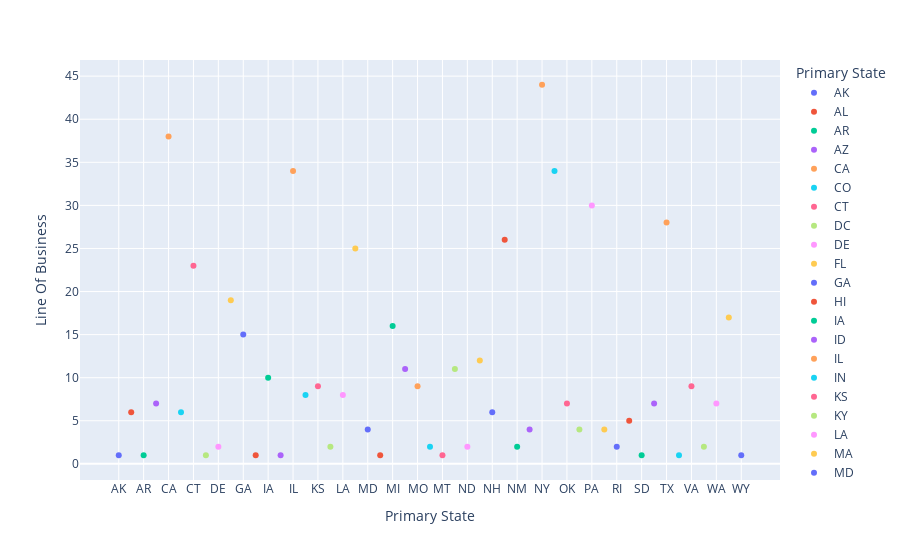

Source (notebook cell):
### Code cell
px.scatter(pc_data_grp, x="Primary State", y="Line Of Business", color="Primary State")

### Figure 1 — Plotly figure (JSON) as saved in the notebook; plotly's stock layout.template omitted (floating-point values rounded to 4 significant figures)
{"data": [{"hovertemplate": "Primary State=%{x}<br>Line Of Business=%{y}<extra></extra>", "legendgroup": "AK", "marker": {"color": "#636efa", "symbol": "circle"}, "mode": "markers", "name": "AK", "orientation": "v", "showlegend": true, "type": "scatter", "x": ["AK"], "xaxis": "x", "y": [1], "yaxis": "y"}, {"hovertemplate": "Primary State=%{x}<br>Line Of Business=%{y}<extra></extra>", "legendgroup": "AL", "marker": {"color": "#EF553B", "symbol": "circle"}, "mode": "markers", "name": "AL", "orientation": "v", "showlegend": true, "type": "scatter", "x": ["AL"], "xaxis": "x", "y": [6], "yaxis": "y"}, {"hovertemplate": "Primary State=%{x}<br>Line Of Business=%{y}<extra></extra>", "legendgroup": "AR", "marker": {"color": "#00cc96", "symbol": "circle"}, "mode": "markers", "name": "AR", "orientation": "v", "showlegend": true, "type": "scatter", "x": ["AR"], "xaxis": "x", "y": [1], "yaxis": "y"}, {"hovertemplate": "Primary State=%{x}<br>Line Of Business=%{y}<extra></extra>", "legendgroup": "AZ", "marker": {"color": "#ab63fa", "symbol": "circle"}, "mode": "markers", "name": "AZ", "orientation": "v", "showlegend": true, "type": "scatter", "x": ["AZ"], "xaxis": "x", "y": [7], "yaxis": "y"}, {"hovertemplate": "Primary State=%{x}<br>Line Of Business=%{y}<extra></extra>", "legendgroup": "CA", "marker": {"color": "#FFA15A", "symbol": "circle"}, "mode": "markers", "name": "CA", "orientation": "v", "showlegend": true, "type": "scatter", "x": ["CA"], "xaxis": "x", "y": [38], "yaxis": "y"}, {"hovertemplate": "Primary State=%{x}<br>Line Of Business=%{y}<extra></extra>", "legendgroup": "CO", "marker": {"color": "#19d3f3", "symbol": "circle"}, "mode": "markers", "name": "CO", "orientation": "v", "showlegend": true, "type": "scatter", "x": ["CO"], "xaxis": "x", "y": [6], "yaxis": "y"}, {"hovertemplate": "Primary State=%{x}<br>Line Of Business=%{y}<extra></extra>", "legendgroup": "CT", "marker": {"color": "#FF6692", "symbol": "circle"}, "mode": "markers", "name": "CT", "orientation": "v", "showlegend": true, "type": "scatter", "x": ["CT"], "xaxis": "x", "y": [23], "yaxis": "y"}, {"hovertemplate": "Primary State=%{x}<br>Line Of Business=%{y}<extra></extra>", "legendgroup": "DC", "marker": {"color": "#B6E880", "symbol": "circle"}, "mode": "markers", "name": "DC", "orientation": "v", "showlegend": true, "type": "scatter", "x": ["DC"], "xaxis": "x", "y": [1], "yaxis": "y"}, {"hovertemplate": "Primary State=%{x}<br>Line Of Business=%{y}<extra></extra>", "legendgroup": "DE", "marker": {"color": "#FF97FF", "symbol": "circle"}, "mode": "markers", "name": "DE", "orientation": "v", "showlegend": true, "type": "scatter", "x": ["DE"], "xaxis": "x", "y": [2], "yaxis": "y"}, {"hovertemplate": "Primary State=%{x}<br>Line Of Business=%{y}<extra></extra>", "legendgroup": "FL", "marker": {"color": "#FECB52", "symbol": "circle"}, "mode": "markers", "name": "FL", "orientation": "v", "showlegend": true, "type": "scatter", "x": ["FL"], "xaxis": "x", "y": [19], "yaxis": "y"}, {"hovertemplate": "Primary State=%{x}<br>Line Of Business=%{y}<extra></extra>", "legendgroup": "GA", "marker": {"color": "#636efa", "symbol": "circle"}, "mode": "markers", "name": "GA", "orientation": "v", "showlegend": true, "type": "scatter", "x": ["GA"], "xaxis": "x", "y": [15], "yaxis": "y"}, {"hovertemplate": "Primary State=%{x}<br>Line Of Business=%{y}<extra></extra>", "legendgroup": "HI", "marker": {"color": "#EF553B", "symbol": "circle"}, "mode": "markers", "name": "HI", "orientation": "v", "showlegend": true, "type": "scatter", "x": ["HI"], "xaxis": "x", "y": [1], "yaxis": "y"}, {"hovertemplate": "Primary State=%{x}<br>Line Of Business=%{y}<extra></extra>", "legendgroup": "IA", "marker": {"color": "#00cc96", "symbol": "circle"}, "mode": "markers", "name": "IA", "orientation": "v", "showlegend": true, "type": "scatter", "x": ["IA"], "xaxis": "x", "y": [10], "yaxis": "y"}, {"hovertemplate": "Primary State=%{x}<br>Line Of Business=%{y}<extra></extra>", "legendgroup": "ID", "marker": {"color": "#ab63fa", "symbol": "circle"}, "mode": "markers", "name": "ID", "orientation": "v", "showlegend": true, "type": "scatter", "x": ["ID"], "xaxis": "x", "y": [1], "yaxis": "y"}, {"hovertemplate": "Primary State=%{x}<br>Line Of Business=%{y}<extra></extra>", "legendgroup": "IL", "marker": {"color": "#FFA15A", "symbol": "circle"}, "mode": "markers", "name": "IL", "orientation": "v", "showlegend": true, "type": "scatter", "x": ["IL"], "xaxis": "x", "y": [34], "yaxis": "y"}, {"hovertemplate": "Primary State=%{x}<br>Line Of Business=%{y}<extra></extra>", "legendgroup": "IN", "marker": {"color": "#19d3f3", "symbol": "circle"}, "mode": "markers", "name": "IN", "orientation": "v", "showlegend": true, "type": "scatter", "x": ["IN"], "xaxis": "x", "y": [8], "yaxis": "y"}, {"hovertemplate": "Primary State=%{x}<br>Line Of Business=%{y}<extra></extra>", "legendgroup": "KS", "marker": {"color": "#FF6692", "symbol": "circle"}, "mode": "markers", "name": "KS", "orientation": "v", "showlegend": true, "type": "scatter", "x": ["KS"], "xaxis": "x", "y": [9], "yaxis": "y"}, {"hovertemplate": "Primary State=%{x}<br>Line Of Business=%{y}<extra></extra>", "legendgroup": "KY", "marker": {"color": "#B6E880", "symbol": "circle"}, "mode": "markers", "name": "KY", "orientation": "v", "showlegend": true, "type": "scatter", "x": ["KY"], "xaxis": "x", "y": [2], "yaxis": "y"}, {"hovertemplate": "Primary State=%{x}<br>Line Of Business=%{y}<extra></extra>", "legendgroup": "LA", "marker": {"color": "#FF97FF", "symbol": "circle"}, "mode": "markers", "name": "LA", "orientation": "v", "showlegend": true, "type": "scatter", "x": ["LA"], "xaxis": "x", "y": [8], "yaxis": "y"}, {"hovertemplate": "Primary State=%{x}<br>Line Of Business=%{y}<extra></extra>", "legendgroup": "MA", "marker": {"color": "#FECB52", "symbol": "circle"}, "mode": "markers", "name": "MA", "orientation": "v", "showlegend": true, "type": "scatter", "x": ["MA"], "xaxis": "x", "y": [25], "yaxis": "y"}, {"hovertemplate": "Primary State=%{x}<br>Line Of Business=%{y}<extra></extra>", "legendgroup": "MD", "marker": {"color": "#636efa", "symbol": "circle"}, "mode": "markers", "name": "MD", "orientation": "v", "showlegend": true, "type": "scatter", "x": ["MD"], "xaxis": "x", "y": [4], "yaxis": "y"}, {"hovertemplate": "Primary State=%{x}<br>Line Of Business=%{y}<extra></extra>", "legendgroup": "ME", "marker": {"color": "#EF553B", "symbol": "circle"}, "mode": "markers", "name": "ME", "orientation": "v", "showlegend": true, "type": "scatter", "x": ["ME"], "xaxis": "x", "y": [1], "yaxis": "y"}, {"hovertemplate": "Primary State=%{x}<br>Line Of Business=%{y}<extra></extra>", "legendgroup": "MI", "marker": {"color": "#00cc96", "symbol": "circle"}, "mode": "markers", "name": "MI", "orientation": "v", "showlegend": true, "type": "scatter", "x": ["MI"], "xaxis": "x", "y": [16], "yaxis": "y"}, {"hovertemplate": "Primary State=%{x}<br>Line Of Business=%{y}<extra></extra>", "legendgroup": "MN", "marker": {"color": "#ab63fa", "symbol": "circle"}, "mode": "markers", "name": "MN", "orientation": "v", "showlegend": true, "type": "scatter", "x": ["MN"], "xaxis": "x", "y": [11], "yaxis": "y"}, {"hovertemplate": "Primary State=%{x}<br>Line Of Business=%{y}<extra></extra>", "legendgroup": "MO", "marker": {"color": "#FFA15A", "symbol": "circle"}, "mode": "markers", "name": "MO", "orientation": "v", "showlegend": true, "type": "scatter", "x": ["MO"], "xaxis": "x", "y": [9], "yaxis": "y"}, {"hovertemplate": "Primary State=%{x}<br>Line Of Business=%{y}<extra></extra>", "legendgroup": "MS", "marker": {"color": "#19d3f3", "symbol": "circle"}, "mode": "markers", "name": "MS", "orientation": "v", "showlegend": true, "type": "scatter", "x": ["MS"], "xaxis": "x", "y": [2], "yaxis": "y"}, {"hovertemplate": "Primary State=%{x}<br>Line Of Business=%{y}<extra></extra>", "legendgroup": "MT", "marker": {"color": "#FF6692", "symbol": "circle"}, "mode": "markers", "name": "MT", "orientation": "v", "showlegend": true, "type": "scatter", "x": ["MT"], "xaxis": "x", "y": [1], "yaxis": "y"}, {"hovertemplate": "Primary State=%{x}<br>Line Of Business=%{y}<extra></extra>", "legendgroup": "NC", "marker": {"color": "#B6E880", "symbol": "circle"}, "mode": "markers", "name": "NC", "orientation": "v", "showlegend": true, "type": "scatter", "x": ["NC"], "xaxis": "x", "y": [11], "yaxis": "y"}, {"hovertemplate": "Primary State=%{x}<br>Line Of Business=%{y}<extra></extra>", "legendgroup": "ND", "marker": {"color": "#FF97FF", "symbol": "circle"}, "mode": "markers", "name": "ND", "orientation": "v", "showlegend": true, "type": "scatter", "x": ["ND"], "xaxis": "x", "y": [2], "yaxis": "y"}, {"hovertemplate": "Primary State=%{x}<br>Line Of Business=%{y}<extra></extra>", "legendgroup": "NE", "marker": {"color": "#FECB52", "symbol": "circle"}, "mode": "markers", "name": "NE", "orientation": "v", "showlegend": true, "type": "scatter", "x": ["NE"], "xaxis": "x", "y": [12], "yaxis": "y"}, {"hovertemplate": "Primary State=%{x}<br>Line Of Business=%{y}<extra></extra>", "legendgroup": "NH", "marker": {"color": "#636efa", "symbol": "circle"}, "mode": "markers", "name": "NH", "orientation": "v", "showlegend": true, "type": "scatter", "x": ["NH"], "xaxis": "x", "y": [6], "yaxis": "y"}, {"hovertemplate": "Primary State=%{x}<br>Line Of Business=%{y}<extra></extra>", "legendgroup": "NJ", "marker": {"color": "#EF553B", "symbol": "circle"}, "mode": "markers", "name": "NJ", "orientation": "v", "showlegend": true, "type": "scatter", "x": ["NJ"], "xaxis": "x", "y": [26], "yaxis": "y"}, {"hovertemplate": "Primary State=%{x}<br>Line Of Business=%{y}<extra></extra>", "legendgroup": "NM", "marker": {"color": "#00cc96", "symbol": "circle"}, "mode": "markers", "name": "NM", "orientation": "v", "showlegend": true, "type": "scatter", "x": ["NM"], "xaxis": "x", "y": [2], "yaxis": "y"}, {"hovertemplate": "Primary State=%{x}<br>Line Of Business=%{y}<extra></extra>", "legendgroup": "NV", "marker": {"color": "#ab63fa", "symbol": "circle"}, "mode": "markers", "name": "NV", "orientation": "v", "showlegend": true, "type": "scatter", "x": ["NV"], "xaxis": "x", "y": [4], "yaxis": "y"}, {"hovertemplate": "Primary State=%{x}<br>Line Of Business=%{y}<extra></extra>", "legendgroup": "NY", "marker": {"color": "#FFA15A", "symbol": "circle"}, "mode": "markers", "name": "NY", "orientation": "v", "showlegend": true, "type": "scatter", "x": ["NY"], "xaxis": "x", "y": [44], "yaxis": "y"}, {"hovertemplate": "Primary State=%{x}<br>Line Of Business=%{y}<extra></extra>", "legendgroup": "OH", "marker": {"color": "#19d3f3", "symbol": "circle"}, "mode": "markers", "name": "OH", "orientation": "v", "showlegend": true, "type": "scatter", "x": ["OH"], "xaxis": "x", "y": [34], "yaxis": "y"}, {"hovertemplate": "Primary State=%{x}<br>Line Of Business=%{y}<extra></extra>", "legendgroup": "OK", "marker": {"color": "#FF6692", "symbol": "circle"}, "mode": "markers", "name": "OK", "orientation": "v", "showlegend": true, "type": "scatter", "x": ["OK"], "xaxis": "x", "y": [7], "yaxis": "y"}, {"hovertemplate": "Primary State=%{x}<br>Line Of Business=%{y}<extra></extra>", "legendgroup": "OR", "marker": {"color": "#B6E880", "symbol": "circle"}, "mode": "markers", "name": "OR", "orientation": "v", "showlegend": true, "type": "scatter", "x": ["OR"], "xaxis": "x", "y": [4], "yaxis": "y"}, {"hovertemplate": "Primary State=%{x}<br>Line Of Business=%{y}<extra></extra>", "legendgroup": "PA", "marker": {"color": "#FF97FF", "symbol": "circle"}, "mode": "markers", "name": "PA", "orientation": "v", "showlegend": true, "type": "scatter", "x": ["PA"], "xaxis": "x", "y": [30], "yaxis": "y"}, {"hovertemplate": "Primary State=%{x}<br>Line Of Business=%{y}<extra></extra>", "legendgroup": "PR", "marker": {"color": "#FECB52", "symbol": "circle"}, "mode": "markers", "name": "PR", "orientation": "v", "showlegend": true, "type": "scatter", "x": ["PR"], "xaxis": "x", "y": [4], "yaxis": "y"}, {"hovertemplate": "Primary State=%{x}<br>Line Of Business=%{y}<extra></extra>", "legendgroup": "RI", "marker": {"color": "#636efa", "symbol": "circle"}, "mode": "markers", "name": "RI", "orientation": "v", "showlegend": true, "type": "scatter", "x": ["RI"], "xaxis": "x", "y": [2], "yaxis": "y"}, {"hovertemplate": "Primary State=%{x}<br>Line Of Business=%{y}<extra></extra>", "legendgroup": "SC", "marker": {"color": "#EF553B", "symbol": "circle"}, "mode": "markers", "name": "SC", "orientation": "v", "showlegend": true, "type": "scatter", "x": ["SC"], "xaxis": "x", "y": [5], "yaxis": "y"}, {"hovertemplate": "Primary State=%{x}<br>Line Of Business=%{y}<extra></extra>", "legendgroup": "SD", "marker": {"color": "#00cc96", "symbol": "circle"}, "mode": "markers", "name": "SD", "orientation": "v", "showlegend": true, "type": "scatter", "x": ["SD"], "xaxis": "x", "y": [1], "yaxis": "y"}, {"hovertemplate": "Primary State=%{x}<br>Line Of Business=%{y}<extra></extra>", "legendgroup": "TN", "marker": {"color": "#ab63fa", "symbol": "circle"}, "mode": "markers", "name": "TN", "orientation": "v", "showlegend": true, "type": "scatter", "x": ["TN"], "xaxis": "x", "y": [7], "yaxis": "y"}, {"hovertemplate": "Primary State=%{x}<br>Line Of Business=%{y}<extra></extra>", "legendgroup": "TX", "marker": {"color": "#FFA15A", "symbol": "circle"}, "mode": "markers", "name": "TX", "orientation": "v", "showlegend": true, "type": "scatter", "x": ["TX"], "xaxis": "x", "y": [28], "yaxis": "y"}, {"hovertemplate": "Primary State=%{x}<br>Line Of Business=%{y}<extra></extra>", "legendgroup": "UT", "marker": {"color": "#19d3f3", "symbol": "circle"}, "mode": "markers", "name": "UT", "orientation": "v", "showlegend": true, "type": "scatter", "x": ["UT"], "xaxis": "x", "y": [1], "yaxis": "y"}, {"hovertemplate": "Primary State=%{x}<br>Line Of Business=%{y}<extra></extra>", "legendgroup": "VA", "marker": {"color": "#FF6692", "symbol": "circle"}, "mode": "markers", "name": "VA", "orientation": "v", "showlegend": true, "type": "scatter", "x": ["VA"], "xaxis": "x", "y": [9], "yaxis": "y"}, {"hovertemplate": "Primary State=%{x}<br>Line Of Business=%{y}<extra></extra>", "legendgroup": "VT", "marker": {"color": "#B6E880", "symbol": "circle"}, "mode": "markers", "name": "VT", "orientation": "v", "showlegend": true, "type": "scatter", "x": ["VT"], "xaxis": "x", "y": [2], "yaxis": "y"}, {"hovertemplate": "Primary State=%{x}<br>Line Of Business=%{y}<extra></extra>", "legendgroup": "WA", "marker": {"color": "#FF97FF", "symbol": "circle"}, "mode": "markers", "name": "WA", "orientation": "v", "showlegend": true, "type": "scatter", "x": ["WA"], "xaxis": "x", "y": [7], "yaxis": "y"}, {"hovertemplate": "Primary State=%{x}<br>Line Of Business=%{y}<extra></extra>", "legendgroup": "WI", "marker": {"color": "#FECB52", "symbol": "circle"}, "mode": "markers", "name": "WI", "orientation": "v", "showlegend": true, "type": "scatter", "x": ["WI"], "xaxis": "x", "y": [17], "yaxis": "y"}, {"hovertemplate": "Primary State=%{x}<br>Line Of Business=%{y}<extra></extra>", "legendgroup": "WY", "marker": {"color": "#636efa", "symbol": "circle"}, "mode": "markers", "name": "WY", "orientation": "v", "showlegend": true, "type": "scatter", "x": ["WY"], "xaxis": "x", "y": [1], "yaxis": "y"}], "layout": {"autosize": true, "legend": {"title": {"text": "Primary State"}, "tracegroupgap": 0}, "margin": {"t": 60}, "xaxis": {"anchor": "y", "autorange": true, "categoryarray": ["AK", "AL", "AR", "AZ", "CA", "CO", "CT", "DC", "DE", "FL", "GA", "HI", "IA", "ID", "IL", "IN", "KS", "KY", "LA", "MA", "MD", "ME", "MI", "MN", "MO", "MS", "MT", "NC", "ND", "NE", "NH", "NJ", "NM", "NV", "NY", "OH", "OK", "OR", "PA", "PR", "RI", "SC", "SD", "TN", "TX", "UT", "VA", "VT", "WA", "WI", "WY"], "categoryorder": "array", "domain": [0, 1], "range": [-3.147, 53.15], "title": {"text": "Primary State"}, "type": "category"}, "yaxis": {"anchor": "x", "autorange": true, "domain": [0, 1], "range": [-2.329, 47.33], "title": {"text": "Line Of Business"}, "type": "linear"}}}
